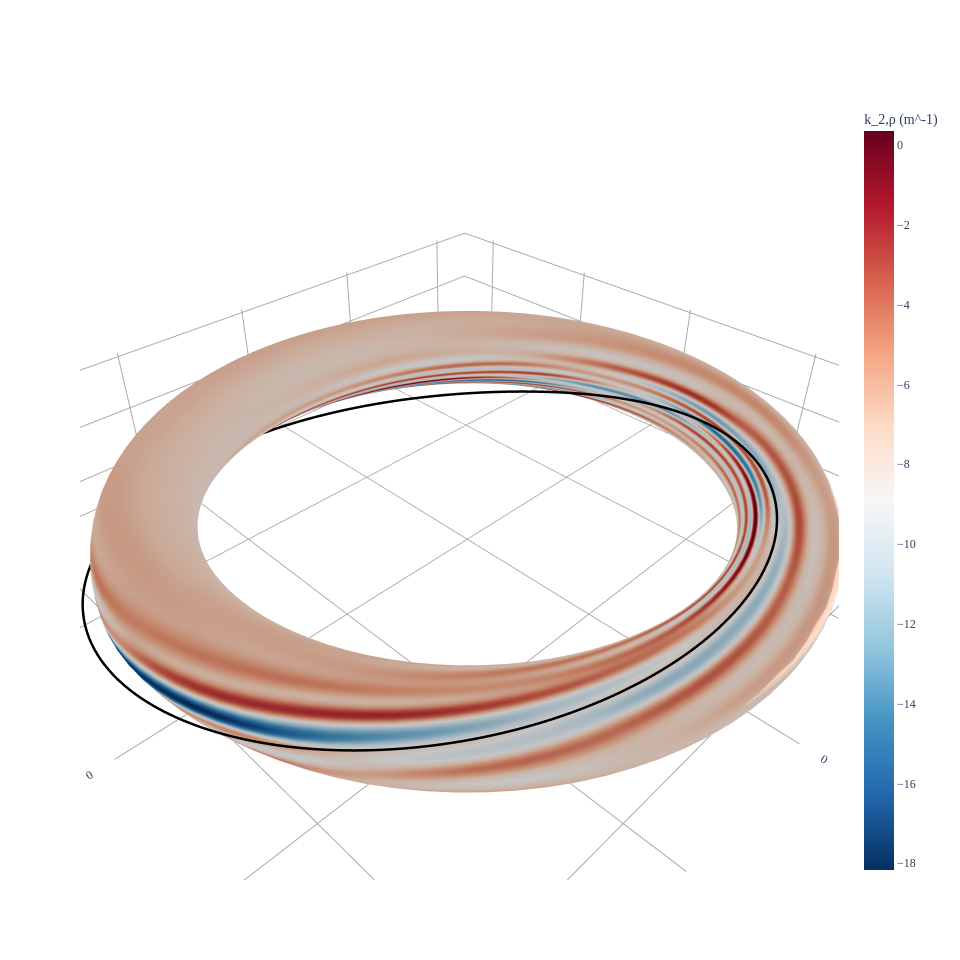

Here is the notebook cell this chart was saved with:
### Code cell
fig = plot_3d(surf_condensed, "curvature_k2_rho")
plot_coils(umbilic_coil, fig=fig)

### Figure 1 — Plotly figure (JSON) as saved in the notebook; plotly's stock layout.template omitted (floating-point values rounded to 4 significant figures; data arrays with more than 128 entries replaced by an {"elided": "..."} marker saying what was removed)
{"data": [{"colorbar": {"title": {"text": "k_2,ρ (m^-1)"}}, "colorscale": [[0, "rgb(5,48,97)"], [0.1, "rgb(33,102,172)"], [0.2, "rgb(67,147,195)"], [0.3, "rgb(146,197,222)"], [0.4, "rgb(209,229,240)"], [0.5, "rgb(247,247,247)"], [0.6, "rgb(253,219,199)"], [0.7, "rgb(244,165,130)"], [0.8, "rgb(214,96,77)"], [0.9, "rgb(178,24,43)"], [1, "rgb(103,0,31)"]], "flatshading": true, "i": {"elided": "20200 int values"}, "intensity": {"elided": "10201 float values"}, "j": {"elided": "20200 int values"}, "k": {"elided": "20200 int values"}, "name": "k_2,ρ (m^-1)", "opacity": 1, "showscale": true, "type": "mesh3d", "x": {"elided": "10201 float values"}, "y": {"elided": "10201 float values"}, "z": {"elided": "10201 float values"}}, {"hovertext": "Current = 3000.0 (A)", "line": {"color": "black", "dash": "solid", "width": 5}, "marker": {"opacity": 0, "size": 0}, "name": "CoilSet[0]", "showlegend": false, "type": "scatter3d", "x": {"elided": "801 float values"}, "y": {"elided": "801 float values"}, "z": {"elided": "801 float values"}}], "layout": {"font": {"family": "Times"}, "height": 960.3, "scene": {"aspectmode": "data", "xaxis": {"backgroundcolor": "white", "gridcolor": "darkgrey", "showbackground": false, "showgrid": true, "showticklabels": true, "title": {"text": "X (m)"}, "zeroline": true, "zerolinecolor": "darkgrey"}, "yaxis": {"backgroundcolor": "white", "gridcolor": "darkgrey", "showbackground": false, "showgrid": true, "showticklabels": true, "title": {"text": "Y (m)"}, "zeroline": true, "zerolinecolor": "darkgrey"}, "zaxis": {"backgroundcolor": "white", "gridcolor": "darkgrey", "showbackground": false, "showgrid": true, "showticklabels": true, "title": {"text": "Z (m)"}, "zeroline": true, "zerolinecolor": "darkgrey"}}, "title": {"text": "", "x": 0.5, "xanchor": "center", "y": 0.9, "yanchor": "top"}, "width": 960.3}}
